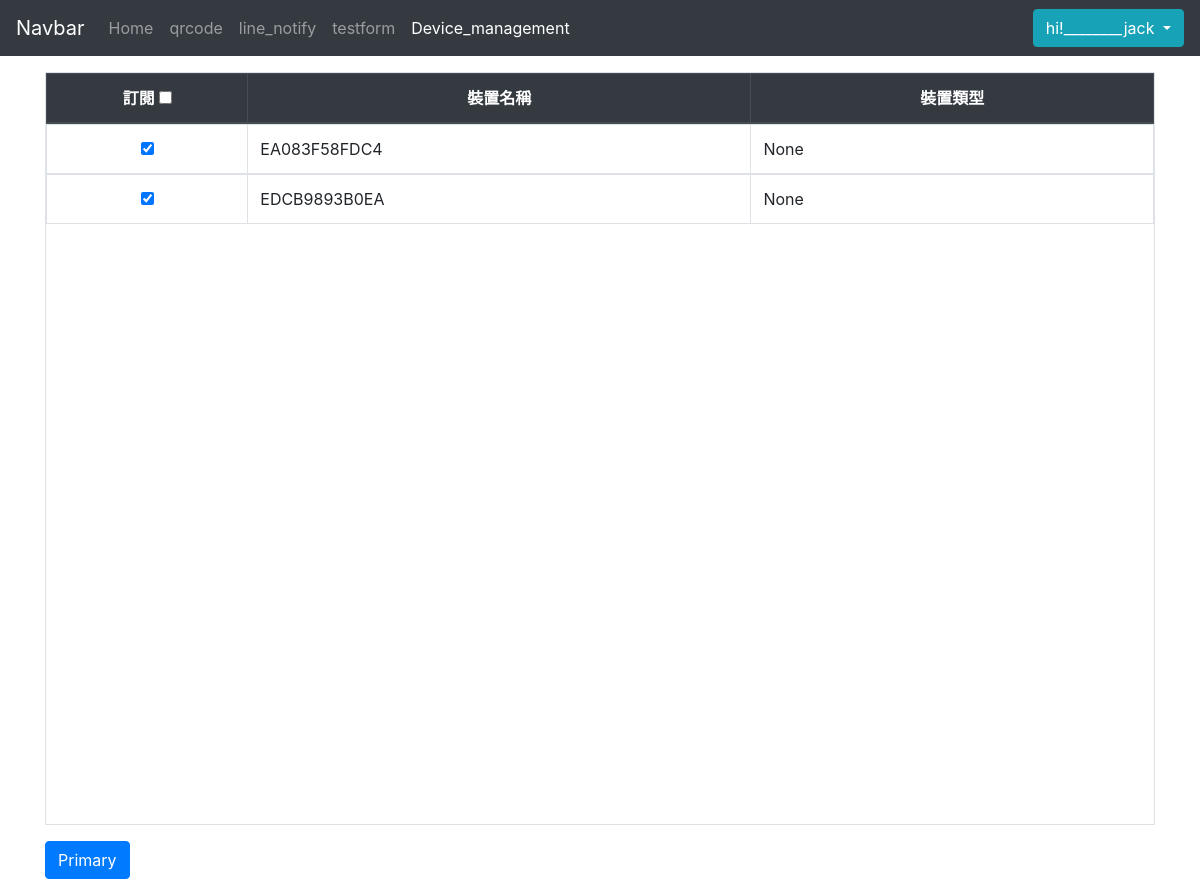
Page /Device_management (signed in) on the earlier database version.
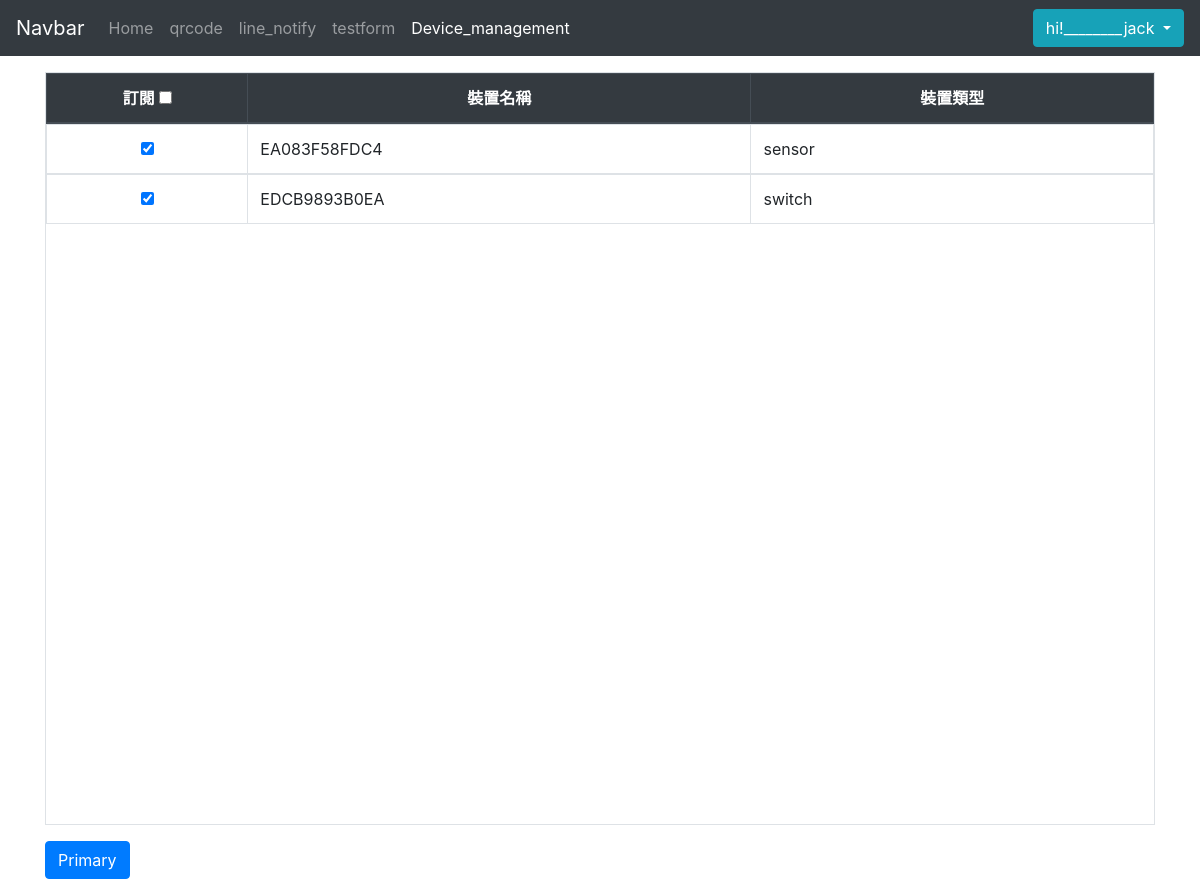
Same page on the later database version.
### models.py (models this page shows, shortened)
class User(db.Model):
    username = db.Column(db.String(30), unique=True, nullable=False)
    password = db.Column(db.String(30), nullable=False)
    email = db.Column(db.String(120), nullable=True)
    NotifyToken = db.Column(db.String(120), nullable=True)
    Line_uuid = db.Column(db.String(120), nullable=True, primary_key=True)
    mqtt_dongle_id = db.Column(db.String(120), nullable=True)
    G1_mac = db.Column(db.String(120), nullable=True)
    children = db.relationship('Notify_status',back_populates="parent",cascade="all, delete-orphan")

class Notify_status(db.Model):
    Line_uuid = db.Column(db.String(100), db.ForeignKey('user.Line_uuid'), nullable=True, primary_key=True)
    Device_Mac= db.Column(db.String(100), primary_key=True)
    Device_status=db.Column(db.Boolean(), nullable=True)
    Device_type= db.Column(db.String(100),nullable=True)
    parent = db.relationship('User',back_populates="children")

### app/routes.py (the view)
@app.route('/Device_management',methods=['GET'])
def Device_management():
    array=[]
    result =db.session.query(User.username,Notify_status.Device_Mac,Notify_status.Device_status,Notify_status.Device_type).filter(User.username==flask_session['user']).filter(User.Line_uuid==Notify_status.Line_uuid).all()
    for i in range (len(result)):
        Device_Mac=result[i][1]
        Device_status=result[i][2]
        Device_type=result[i][3]
        data={'Device_Mac':Device_Mac,'Device_status':Device_status,'Device_type':Device_type}
        array.append(data)
    print(array)
    return render_template('Device_management.html',tabledata=array)

### app/templates/Device_management.html (shortened to what this page needs)
{% extends 'base1.html' %}
{%block css_content%}
<link href="{{url_for('static',filename='css/Device_management.css')}}" rel="stylesheet">
{% endblock %}
{%block app_content%}
<div class="pt-3">
    <table class="table table-bordered" id="tab">
        <thead class="thead-dark d-flex">
            <tr class="">
                <th class="col-2"> 訂閱 <input type="checkbox" id="checkall" ></th>
                <th class="col-5">裝置名稱</th>
                <th class="col-4">裝置類型</th>
            </tr>
        </thead>
        <tbody>
            {%for data in tabledata%}
            <tr id={{data['Device_Mac']}}>
                <th class="col-2 "><input type="checkbox" name="Checkbox[]"  aria-label="Checkbox for following text input" {{ "checked" if data['Device_status'] == True}}></th>
                <td class="col-5 " >{{data['Device_Mac']}}</td>
                <td class="col-4">{{data['Device_type']}}</td>
            </tr>
            {%endfor%}
        </tbody>
    </table>
    <button id="send_data" type="button" class="btn btn-primary">Primary</button>
</div>
{%endblock%}

### app/templates/base1.html (shortened to what this page needs)
<!DOCTYPE html>
<html lang="en">
<head>
    <link rel="stylesheet" href="https://cdn.jsdelivr.net/npm/bootstrap@4.6.1/dist/css/bootstrap.min.css">
    {%block css_content%}
    {% endblock %}
</head>
<body>
    {%include 'navbar.html'%}
    <div class="container">
        {%block app_content%}
        {%endblock%}
    </div>
</body>
</html>

### app/templates/navbar.html (shortened to what this page needs)
<nav class="navbar navbar-expand-lg navbar-dark bg-dark">
    <a class="navbar-brand" href="{{url_for('index')}}">Navbar</a>
    <div class="collapse navbar-collapse" id="navbarSupportedContent">
        <ul class="navbar-nav mr-auto">
            <li class="nav-item {%if request.endpoint == 'index'%}active{% endif %}">
                <a class="nav-link" href="{{url_for('index')}}">Home <span class="sr-only">(current)</span></a>
            </li>
            <li class="nav-item {%if request.endpoint == 'html5_qrcode'%}active{% endif %}">
                <a class="nav-link" href="{{url_for('html5_qrcode')}}">qrcode <span class="sr-only">(current)</span></a>
            </li>
            {%if "user" in session%}
            <li class="nav-item {%if request.endpoint == 'line_notify'%}active{% endif %}">
                <a class="nav-link" href="{{url_for('line_notify')}}">line_notify</a>
            </li>
            <li class="nav-item {%if request.endpoint == 'testform'%}active{% endif %}">
                <a class="nav-link" href="{{url_for('testform')}}">testform</a>
            </li>
            <li class="nav-item {%if request.endpoint == 'Device_management'%}active{% endif %}">
                <a class="nav-link" href="{{url_for('Device_management')}}">Device_management</a>
            </li>
            {%endif%}
        </ul>
        {%if "user" in session%}
        <div class="btn-group">
            <button type="button" class="btn btn-info dropdown-toggle" data-toggle="dropdown" aria-haspopup="true"
                aria-expanded="false">
                hi!________{{session.get('user')}}
            </button>
        </div>
        {% else %}
        <a href="{{url_for('login')}}">
            <button type="button" class="btn btn-info">login</button>
        </a>
        {%endif%}
    </div>
</nav>

### app/static/css/Device_management.css (style rules this page uses)
table { display: flex; flex-flow: column; width: 100%; height: 100%; }
thead { width: 100%; }
tbody { flex: 1 1 auto; display: block; overflow-y: scroll; overflow-x: hidden; height: 700px; }
tr { width: 100%; display: table; table-layout: fixed; }
th { text-align: center; }

Differences in the rows shown:
removed Notify_status: Device_Mac "EA083F58FDC4", Device_type "None"
removed Notify_status: Device_Mac "EDCB9893B0EA", Device_type "None"
added Notify_status: Device_Mac "EA083F58FDC4", Device_type "sensor"
added Notify_status: Device_Mac "EDCB9893B0EA", Device_type "switch"
